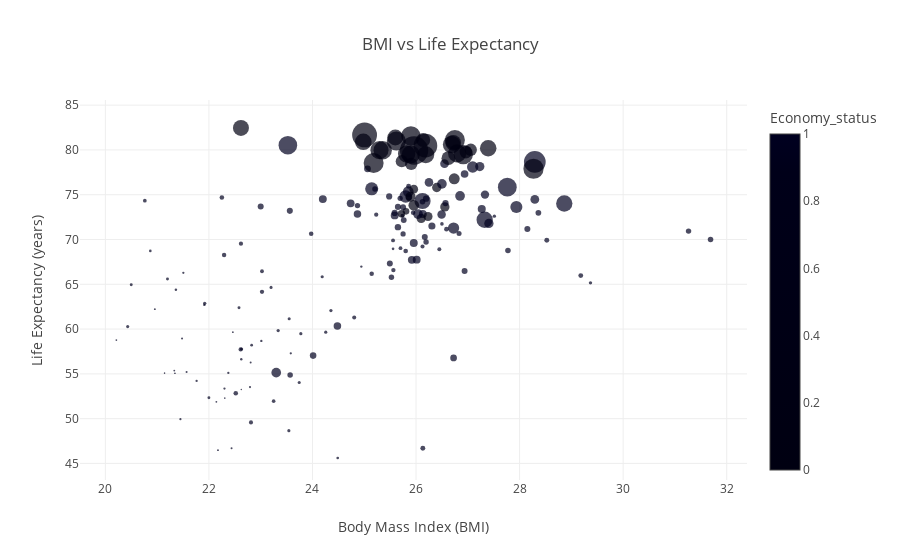

The notebook cell this image was saved under:
### Code cell
# BMI vs Life Expectancy (Scatter plot)
fig_bmi_life_exp = px.scatter(
    filtered_data,
    x='BMI',
    y='Life_expectancy',
    color='Economy_status',
    size='GDP_per_capita',
    hover_data=['Country'],
    title='BMI vs Life Expectancy',
    labels={'BMI': 'Body Mass Index (BMI)', 'Life_expectancy': 'Life Expectancy (years)'}
)

fig_bmi_life_exp.show()

### Figure 1 — Plotly figure (JSON) as saved in the notebook; plotly's stock layout.template omitted (floating-point values rounded to 4 significant figures; data arrays with more than 128 entries replaced by an {"elided": "..."} marker saying what was removed)
{"data": [{"customdata": {"elided": "179x1 str values"}, "hovertemplate": "Body Mass Index (BMI)=%{x}<br>Life Expectancy (years)=%{y}<br>GDP_per_capita=%{marker.size}<br>Country=%{customdata[0]}<br>Economy_status=%{marker.color}<extra></extra>", "legendgroup": "", "marker": {"color": {"elided": "179 int values"}, "coloraxis": "coloraxis", "size": {"elided": "179 float values"}, "sizemode": "area", "sizeref": 257.4, "symbol": "circle"}, "mode": "markers", "name": "", "orientation": "v", "showlegend": false, "type": "scatter", "x": {"elided": "179 float values"}, "xaxis": "x", "y": {"elided": "179 float values"}, "yaxis": "y"}], "layout": {"coloraxis": {"colorbar": {"title": {"text": "Economy_status"}}, "colorscale": [[0, "#000011"], [0.1111, "#000012"], [0.2222, "#000013"], [0.3333, "#000014"], [0.4444, "#000015"], [0.5556, "#000016"], [0.6667, "#000017"], [0.7778, "#000018"], [0.8889, "#000019"], [1, "#000020"]]}, "legend": {"itemsizing": "constant", "tracegroupgap": 0}, "title": {"text": "BMI vs Life Expectancy"}, "xaxis": {"anchor": "y", "domain": [0, 1], "title": {"text": "Body Mass Index (BMI)"}}, "yaxis": {"anchor": "x", "domain": [0, 1], "title": {"text": "Life Expectancy (years)"}}}}
